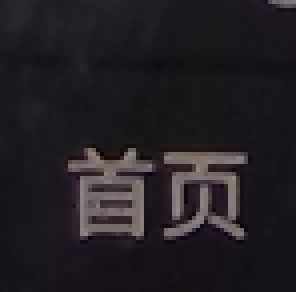
#> input picture poc/templates/douyin_home.png, 74 x 73 px (shown 4 times larger)
$ python -i orientation_safety.py   (imports and definitions only)
#> lines starting #> are read from the running program, lines starting #| are printed output that depends on the picture
from __future__ import annotations

import hashlib
import re
import threading
import uuid
import weakref
from dataclasses import dataclass, field
from typing import Any

from PIL import Image, ImageFilter


ORIENTATION_AUDIT_PROTOCOL_VERSION = "2026-08-15-orientation-audit-v2"
ORIENTATION_CREDENTIAL_VERSION = "2026-08-24-orientation-credential-v2"
MIN_ORIENTATION_CONFIDENCE = 0.80
MAX_ORIENTATION_MEAN_BRIGHTNESS_DELTA = 18.0
MAX_ORIENTATION_CENTERED_MAE = 6.0
ORIENTATION_AUDIT_SOURCE = "independent_orientation_audit"
LOCAL_QWERTY_ORIENTATION_SOURCE = "stable_local_qwerty_orientation_audit"
SINGLE_STEP_SCENE_ORIENTATION_SOURCE = "single_step_scene_orientation"
FIXED_SYSTEM_NAVIGATION_ACTIONS = frozenset(
    {"back", "home", "open_recent_apps"}
)
_PLACEHOLDER_DEVICE_IDS = frozenset({"", "unbound", "unknown", "none", "null"})
_AUDIT_SEAL_LOCK = threading.Lock()
_LIVE_AUDIT_SEALS: dict[object, "_FrameVisualBinding"] = {}
_CLAIMED_AUDIT_CREDENTIALS: weakref.WeakValueDictionary[object, Any] = (
    weakref.WeakValueDictionary()
)


class OrientationSafetyError(RuntimeError):
    pass


class OrientationFrameMismatchError(OrientationSafetyError):
    """Carry the exact rejected frame for session-local diagnostic evidence."""

    # [30 lines left out: functions __init__, validate_device_id, camera_layout_orientation, not called in this run]


def frame_fingerprint(frame: Image.Image) -> str:
    compact = frame.convert("L").resize((64, 96), Image.Resampling.BILINEAR)
    return hashlib.sha256(compact.tobytes()).hexdigest()[:20]


@dataclass(frozen=True)
class _FrameVisualBinding:
    size: tuple[int, int]
    pixels: tuple[int, ...]
    mean: float


def _frame_visual_binding(frame: Image.Image) -> _FrameVisualBinding:
    compact = (
        frame.convert("L")
        .resize((64, 96), Image.Resampling.BILINEAR)
        .filter(ImageFilter.GaussianBlur(radius=0.8))
    )
    pixels = tuple(compact.tobytes())
    return _FrameVisualBinding(
        size=tuple(frame.size),
        pixels=pixels,
        mean=sum(pixels) / len(pixels),
    )


# [25 lines left out: function _assert_visually_bound, not called in this run]


@dataclass(frozen=True)
class OrientationCredential:
    version: str
    credential_id: str
    source: str
    device_id: str
    scene_fingerprint: str
    frame_fingerprint: str
    evidence_frame_fingerprint: str
    frame_size: tuple[int, int]
    camera_layout_orientation: str
    phone_content_rotation: str
    confidence: float
    evidence: tuple[str, ...]
    _audit_seal: object | None = field(
        default=None, repr=False, compare=False
    )

    # [312 lines left out: functions validate, assert_authorizes, claim_live_execution_source, to_dict, from_dict, _mint_audited_credential and 3 more, not called in this run]


class PhysicalExecutionGate:
    """One-shot direction authorization consumed before a physical primitive."""

    # [25 lines left out: functions __init__, arm, not called in this run]

    def clear(self) -> None:
        with self._lock:
            self._armed = None

    # [17 lines left out: function consume, not called in this run]

>>> from PIL import Image
>>> picture = Image.open('templates/douyin_home.png')
#> picture is the input picture: PIL image 74x73 RGB; mean R, G, B 34.6, 31.1, 35.2
>>> result = _frame_visual_binding(picture)
#> in _frame_visual_binding, `compact = ( frame.convert("L") .resize((64, 96), Image.Resampling.BILI..`:
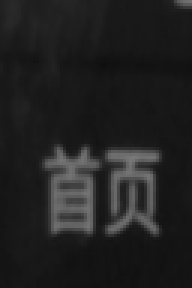
#> compact: PIL image 64x96 L (shown 3 times larger); min 15, max 120, mean 32.7
#> in _frame_visual_binding, `pixels = tuple(compact.tobytes())`: pixels = 6144 values, max 120 at index 3372, min 15 at index 1378, mean 32.7
